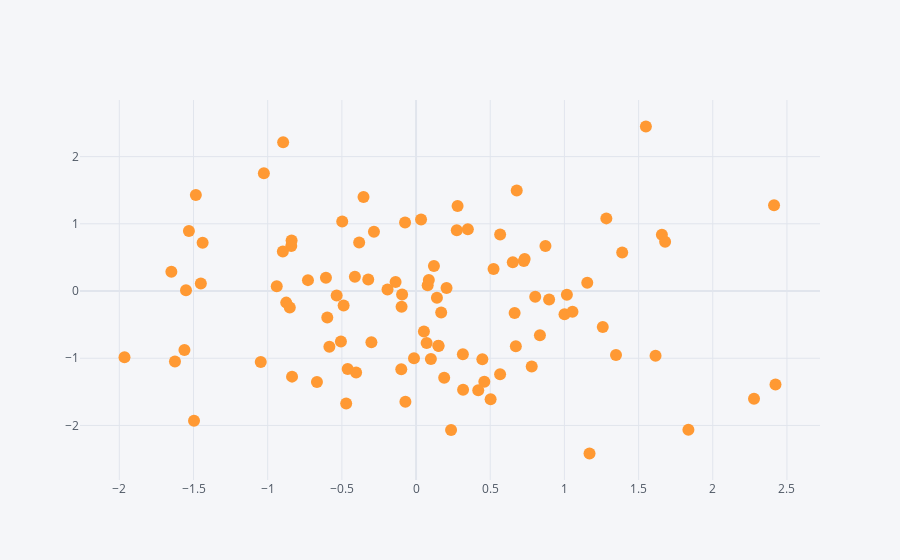

Notebook code cell kept with this figure:
### Code cell
df.iplot(x="AA", y = 'BB', mode ="markers")
